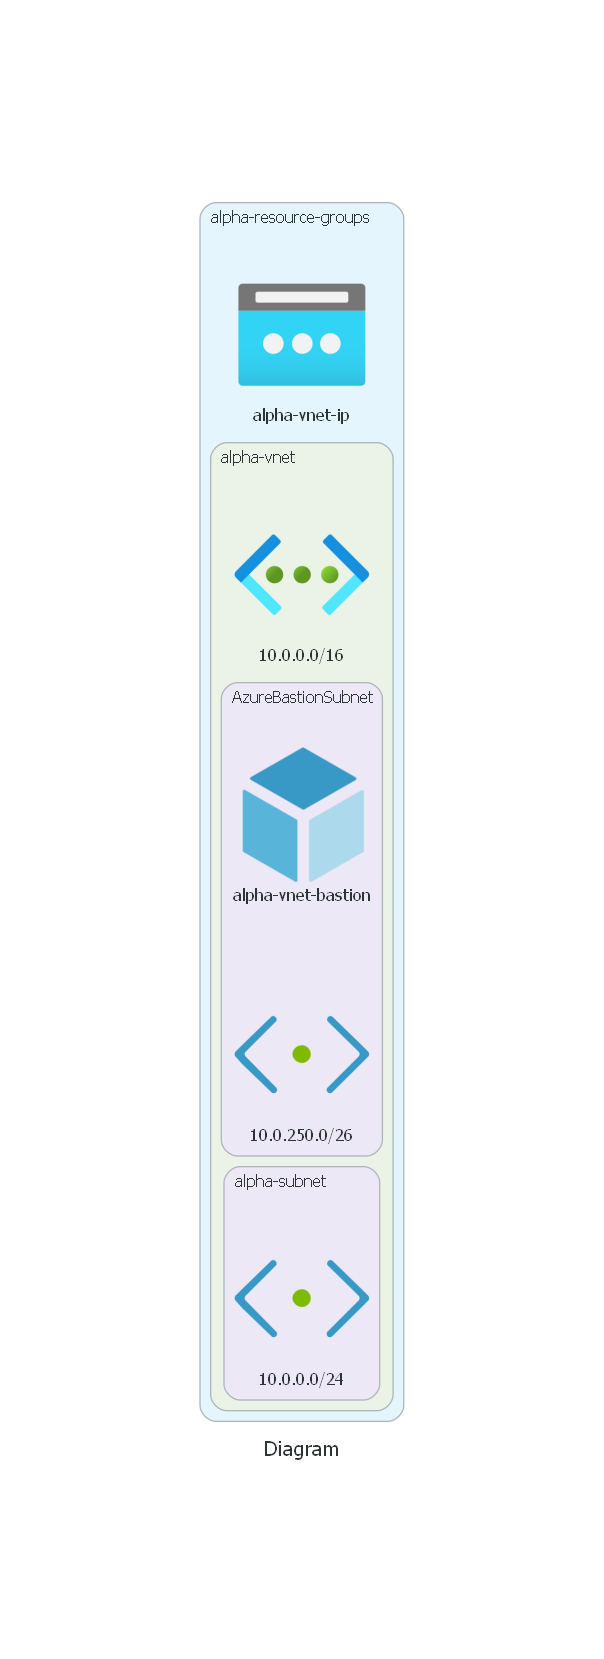

This chart was generated by the following Python code:
# diagram.py
from diagrams import Cluster, Diagram
from diagrams.azure.general import Resourcegroups
from diagrams.azure.network import VirtualNetworks
from diagrams.azure.network import Subnets
from diagrams.azure.network import PublicIpAddresses
from diagrams.azure.general import Resource


with Diagram("Diagram","diagram"):
    with Cluster("alpha-resource-groups"):
        PublicIpAddresses("alpha-vnet-ip")
        with Cluster("alpha-vnet"):
            VirtualNetworks("10.0.0.0/16")
            with Cluster("alpha-subnet"):
                Subnets("10.0.0.0/24")
            with Cluster("AzureBastionSubnet"):
                Subnets("10.0.250.0/26")
                Resource("alpha-vnet-bastion")
